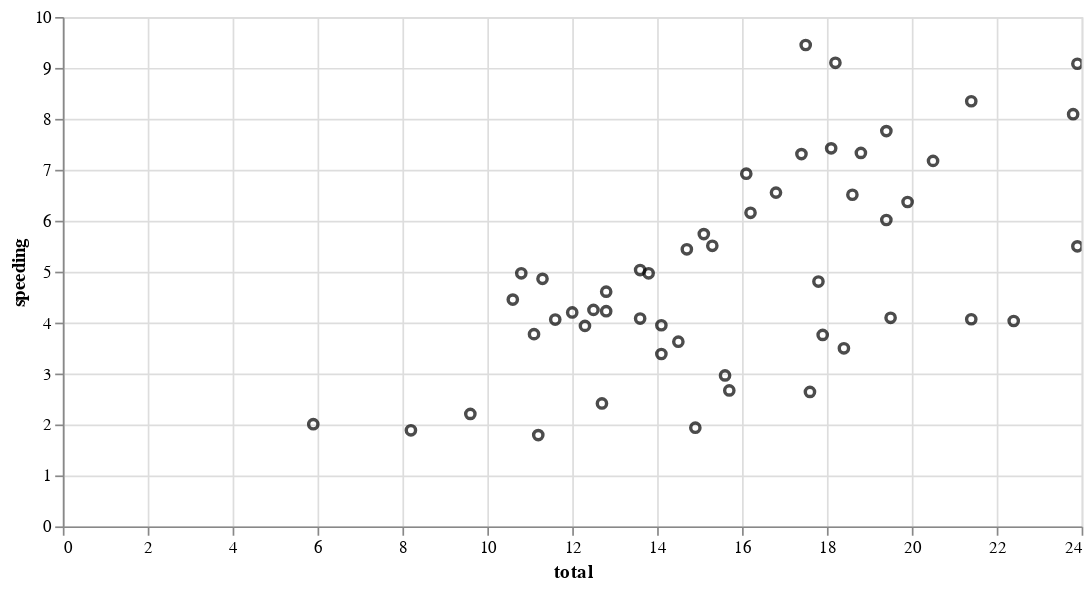

The notebook cell this image was saved under:
### Code cell
(alt.Chart(df) 
  .mark_point(color='black') #the kind of chart , can pass extra intputs, not based on data only of type of chart
  .encode(x='total', y='speeding', tooltip = ['abbrev', 'not_distracted']) # encode data from df to the chart, ecnode links to df
  .properties(width=600, height=300) #ad extra properties independent of the mark and chart
  .interactive())

### Figure 1 — Vega-Lite specification as saved in the notebook (floating-point values rounded to 4 significant figures)
{"config": {"view": {"continuousWidth": 400, "continuousHeight": 300}}, "data": {"name": "data-b4052d6f341684cce42c9d54b1cd2716"}, "mark": {"type": "point", "color": "black"}, "encoding": {"tooltip": [{"type": "nominal", "field": "abbrev"}, {"type": "quantitative", "field": "not_distracted"}], "x": {"type": "quantitative", "field": "total"}, "y": {"type": "quantitative", "field": "speeding"}}, "height": 300, "selection": {"selector001": {"type": "interval", "bind": "scales", "encodings": ["x", "y"]}}, "width": 600, "$schema": "https://vega.github.io/schema/vega-lite/v4.8.1.json", "datasets": {"data-b4052d6f341684cce42c9d54b1cd2716": [{"total": 18.8, "speeding": 7.332, "alcohol": 5.64, "not_distracted": 18.05, "no_previous": 15.04, "ins_premium": 784.5, "ins_losses": 145.1, "abbrev": "AL"}, {"total": 18.1, "speeding": 7.421, "alcohol": 4.525, "not_distracted": 16.29, "no_previous": 17.01, "ins_premium": 1053.0, "ins_losses": 133.9, "abbrev": "AK"}, {"total": 18.6, "speeding": 6.51, "alcohol": 5.208, "not_distracted": 15.62, "no_previous": 17.86, "ins_premium": 899.5, "ins_losses": 110.3, "abbrev": "AZ"}, {"total": 22.4, "speeding": 4.032, "alcohol": 5.824, "not_distracted": 21.06, "no_previous": 21.28, "ins_premium": 827.3, "ins_losses": 142.4, "abbrev": "AR"}, {"total": 12.0, "speeding": 4.2, "alcohol": 3.36, "not_distracted": 10.92, "no_previous": 10.68, "ins_premium": 878.4, "ins_losses": 165.6, "abbrev": "CA"}, {"total": 13.6, "speeding": 5.032, "alcohol": 3.808, "not_distracted": 10.74, "no_previous": 12.92, "ins_premium": 835.5, "ins_losses": 139.9, "abbrev": "CO"}, {"total": 10.8, "speeding": 4.968, "alcohol": 3.888, "not_distracted": 9.396, "no_previous": 8.856, "ins_premium": 1069.0, "ins_losses": 167.0, "abbrev": "CT"}, {"total": 16.2, "speeding": 6.156, "alcohol": 4.86, "not_distracted": 14.09, "no_previous": 16.04, "ins_premium": 1138.0, "ins_losses": 151.5, "abbrev": "DE"}, {"total": 5.9, "speeding": 2.006, "alcohol": 1.593, "not_distracted": 5.9, "no_previous": 5.9, "ins_premium": 1274.0, "ins_losses": 136.1, "abbrev": "DC"}, {"total": 17.9, "speeding": 3.759, "alcohol": 5.191, "not_distracted": 16.47, "no_previous": 16.83, "ins_premium": 1160.0, "ins_losses": 144.2, "abbrev": "FL"}, {"total": 15.6, "speeding": 2.964, "alcohol": 3.9, "not_distracted": 14.82, "no_previous": 14.51, "ins_premium": 913.1, "ins_losses": 142.8, "abbrev": "GA"}, {"total": 17.5, "speeding": 9.45, "alcohol": 7.175, "not_distracted": 14.35, "no_previous": 15.22, "ins_premium": 861.2, "ins_losses": 120.9, "abbrev": "HI"}, {"total": 15.3, "speeding": 5.508, "alcohol": 4.437, "not_distracted": 13.01, "no_previous": 14.99, "ins_premium": 642.0, "ins_losses": 82.75, "abbrev": "ID"}, {"total": 12.8, "speeding": 4.608, "alcohol": 4.352, "not_distracted": 12.03, "no_previous": 12.29, "ins_premium": 803.1, "ins_losses": 139.2, "abbrev": "IL"}, {"total": 14.5, "speeding": 3.625, "alcohol": 4.205, "not_distracted": 13.78, "no_previous": 13.78, "ins_premium": 710.5, "ins_losses": 108.9, "abbrev": "IN"}, {"total": 15.7, "speeding": 2.669, "alcohol": 3.925, "not_distracted": 15.23, "no_previous": 13.66, "ins_premium": 649.1, "ins_losses": 114.5, "abbrev": "IA"}, {"total": 17.8, "speeding": 4.806, "alcohol": 4.272, "not_distracted": 13.71, "no_previous": 15.13, "ins_premium": 780.5, "ins_losses": 133.8, "abbrev": "KS"}, {"total": 21.4, "speeding": 4.066, "alcohol": 4.922, "not_distracted": 16.69, "no_previous": 16.26, "ins_premium": 872.5, "ins_losses": 137.1, "abbrev": "KY"}, {"total": 20.5, "speeding": 7.175, "alcohol": 6.765, "not_distracted": 14.96, "no_previous": 20.09, "ins_premium": 1282.0, "ins_losses": 194.8, "abbrev": "LA"}, {"total": 15.1, "speeding": 5.738, "alcohol": 4.53, "not_distracted": 13.14, "no_previous": 12.68, "ins_premium": 661.9, "ins_losses": 96.57, "abbrev": "ME"}, {"total": 12.5, "speeding": 4.25, "alcohol": 4.0, "not_distracted": 8.875, "no_previous": 12.38, "ins_premium": 1049.0, "ins_losses": 192.7, "abbrev": "MD"}, {"total": 8.2, "speeding": 1.886, "alcohol": 2.87, "not_distracted": 7.134, "no_previous": 6.56, "ins_premium": 1011.0, "ins_losses": 135.6, "abbrev": "MA"}, {"total": 14.1, "speeding": 3.384, "alcohol": 3.948, "not_distracted": 13.39, "no_previous": 10.86, "ins_premium": 1111.0, "ins_losses": 152.3, "abbrev": "MI"}, {"total": 9.6, "speeding": 2.208, "alcohol": 2.784, "not_distracted": 8.448, "no_previous": 8.448, "ins_premium": 777.2, "ins_losses": 133.3, "abbrev": "MN"}, {"total": 17.6, "speeding": 2.64, "alcohol": 5.456, "not_distracted": 1.76, "no_previous": 17.6, "ins_premium": 896.1, "ins_losses": 155.8, "abbrev": "MS"}, {"total": 16.1, "speeding": 6.923, "alcohol": 5.474, "not_distracted": 14.81, "no_previous": 13.52, "ins_premium": 790.3, "ins_losses": 144.4, "abbrev": "MO"}, {"total": 21.4, "speeding": 8.346, "alcohol": 9.416, "not_distracted": 17.98, "no_previous": 18.19, "ins_premium": 816.2, "ins_losses": 85.15, "abbrev": "MT"}, {"total": 14.9, "speeding": 1.937, "alcohol": 5.215, "not_distracted": 13.86, "no_previous": 13.41, "ins_premium": 732.3, "ins_losses": 114.8, "abbrev": "NE"}, {"total": 14.7, "speeding": 5.439, "alcohol": 4.704, "not_distracted": 13.96, "no_previous": 14.55, "ins_premium": 1030.0, "ins_losses": 138.7, "abbrev": "NV"}, {"total": 11.6, "speeding": 4.06, "alcohol": 3.48, "not_distracted": 10.09, "no_previous": 9.628, "ins_premium": 746.5, "ins_losses": 120.2, "abbrev": "NH"}, {"total": 11.2, "speeding": 1.792, "alcohol": 3.136, "not_distracted": 9.632, "no_previous": 8.736, "ins_premium": 1302.0, "ins_losses": 159.8, "abbrev": "NJ"}, {"total": 18.4, "speeding": 3.496, "alcohol": 4.968, "not_distracted": 12.33, "no_previous": 18.03, "ins_premium": 869.9, "ins_losses": 120.8, "abbrev": "NM"}, {"total": 12.3, "speeding": 3.936, "alcohol": 3.567, "not_distracted": 10.82, "no_previous": 9.84, "ins_premium": 1234.0, "ins_losses": 150.0, "abbrev": "NY"}, {"total": 16.8, "speeding": 6.552, "alcohol": 5.208, "not_distracted": 15.79, "no_previous": 13.61, "ins_premium": 708.2, "ins_losses": 127.8, "abbrev": "NC"}, {"total": 23.9, "speeding": 5.497, "alcohol": 10.04, "not_distracted": 23.66, "no_previous": 20.55, "ins_premium": 688.8, "ins_losses": 109.7, "abbrev": "ND"}, {"total": 14.1, "speeding": 3.948, "alcohol": 4.794, "not_distracted": 13.96, "no_previous": 11.56, "ins_premium": 697.7, "ins_losses": 133.5, "abbrev": "OH"}, {"total": 19.9, "speeding": 6.368, "alcohol": 5.771, "not_distracted": 18.31, "no_previous": 18.71, "ins_premium": 881.5, "ins_losses": 178.9, "abbrev": "OK"}, {"total": 12.8, "speeding": 4.224, "alcohol": 3.328, "not_distracted": 8.576, "no_previous": 11.52, "ins_premium": 804.7, "ins_losses": 104.6, "abbrev": "OR"}, {"total": 18.2, "speeding": 9.1, "alcohol": 5.642, "not_distracted": 17.47, "no_previous": 16.02, "ins_premium": 906.0, "ins_losses": 153.9, "abbrev": "PA"}, {"total": 11.1, "speeding": 3.774, "alcohol": 4.218, "not_distracted": 10.21, "no_previous": 8.769, "ins_premium": 1149.0, "ins_losses": 148.6, "abbrev": "RI"}, {"total": 23.9, "speeding": 9.082, "alcohol": 9.799, "not_distracted": 22.94, "no_previous": 19.36, "ins_premium": 859.0, "ins_losses": 116.3, "abbrev": "SC"}, {"total": 19.4, "speeding": 6.014, "alcohol": 6.402, "not_distracted": 19.01, "no_previous": 16.68, "ins_premium": 669.3, "ins_losses": 96.87, "abbrev": "SD"}, {"total": 19.5, "speeding": 4.095, "alcohol": 5.655, "not_distracted": 15.99, "no_previous": 15.79, "ins_premium": 767.9, "ins_losses": 155.6, "abbrev": "TN"}, {"total": 19.4, "speeding": 7.76, "alcohol": 7.372, "not_distracted": 17.65, "no_previous": 16.88, "ins_premium": 1005.0, "ins_losses": 156.8, "abbrev": "TX"}, {"total": 11.3, "speeding": 4.859, "alcohol": 1.808, "not_distracted": 9.944, "no_previous": 10.85, "ins_premium": 809.4, "ins_losses": 109.5, "abbrev": "UT"}, {"total": 13.6, "speeding": 4.08, "alcohol": 4.08, "not_distracted": 13.06, "no_previous": 12.92, "ins_premium": 716.2, "ins_losses": 109.6, "abbrev": "VT"}, {"total": 12.7, "speeding": 2.413, "alcohol": 3.429, "not_distracted": 11.05, "no_previous": 11.18, "ins_premium": 769.0, "ins_losses": 153.7, "abbrev": "VA"}, {"total": 10.6, "speeding": 4.452, "alcohol": 3.498, "not_distracted": 8.692, "no_previous": 9.116, "ins_premium": 890.0, "ins_losses": 111.6, "abbrev": "WA"}, {"total": 23.8, "speeding": 8.092, "alcohol": 6.664, "not_distracted": 23.09, "no_previous": 20.71, "ins_premium": 992.6, "ins_losses": 152.6, "abbrev": "WV"}, {"total": 13.8, "speeding": 4.968, "alcohol": 4.554, "not_distracted": 5.382, "no_previous": 11.59, "ins_premium": 670.3, "ins_losses": 106.6, "abbrev": "WI"}, {"total": 17.4, "speeding": 7.308, "alcohol": 5.568, "not_distracted": 14.09, "no_previous": 15.66, "ins_premium": 791.1, "ins_losses": 122.0, "abbrev": "WY"}]}}
